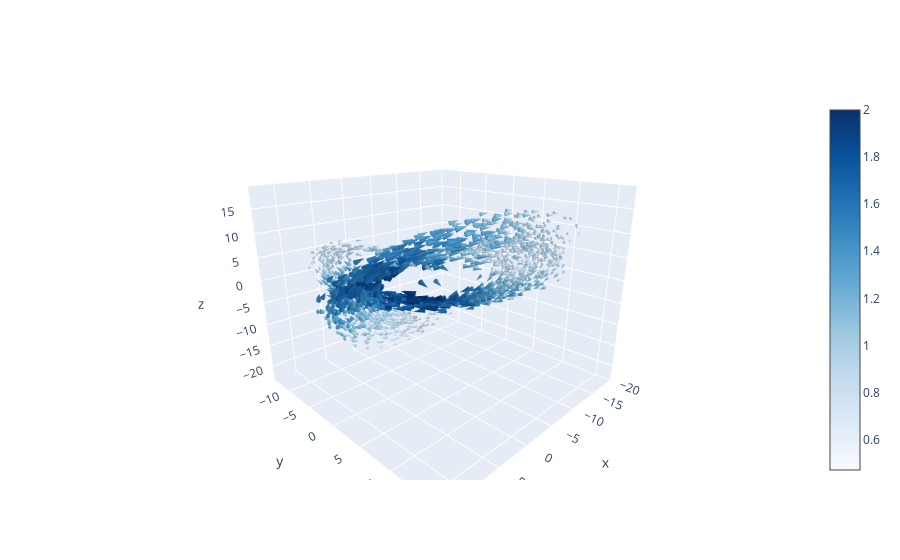

This figure's notebook cell:
### Code cell
import plotly.graph_objects as go
import pandas as pd
df_data = df
df = pd.read_csv("https://raw.githubusercontent.com/plotly/datasets/master/vortex.csv")

fig = go.Figure(data = go.Cone(
    x=df['x'],
    y=df['y'],
    z=df['z'],
    u=df['u'],
    v=df['v'],
    w=df['w'],
    colorscale='Blues',
    sizemode="absolute",
    sizeref=40))

fig.update_layout(scene=dict(aspectratio=dict(x=1, y=1, z=0.8),
                             camera_eye=dict(x=1.2, y=1.2, z=0.6)))

fig.show()

### Figure 1 — Plotly figure (JSON) as saved in the notebook; plotly's stock layout.template omitted (floating-point values rounded to 4 significant figures; data arrays with more than 128 entries replaced by an {"elided": "..."} marker saying what was removed)
{"data": [{"colorscale": [[0, "rgb(247,251,255)"], [0.125, "rgb(222,235,247)"], [0.25, "rgb(198,219,239)"], [0.375, "rgb(158,202,225)"], [0.5, "rgb(107,174,214)"], [0.625, "rgb(66,146,198)"], [0.75, "rgb(33,113,181)"], [0.875, "rgb(8,81,156)"], [1, "rgb(8,48,107)"]], "sizemode": "absolute", "sizeref": 40, "type": "cone", "u": {"elided": "2000 float values"}, "v": {"elided": "2000 float values"}, "w": {"elided": "2000 float values"}, "x": {"elided": "2000 float values"}, "y": {"elided": "2000 float values"}, "z": {"elided": "2000 float values"}}], "layout": {"scene": {"aspectratio": {"x": 1, "y": 1, "z": 0.8}, "camera": {"eye": {"x": 1.2, "y": 1.2, "z": 0.6}}}}}
